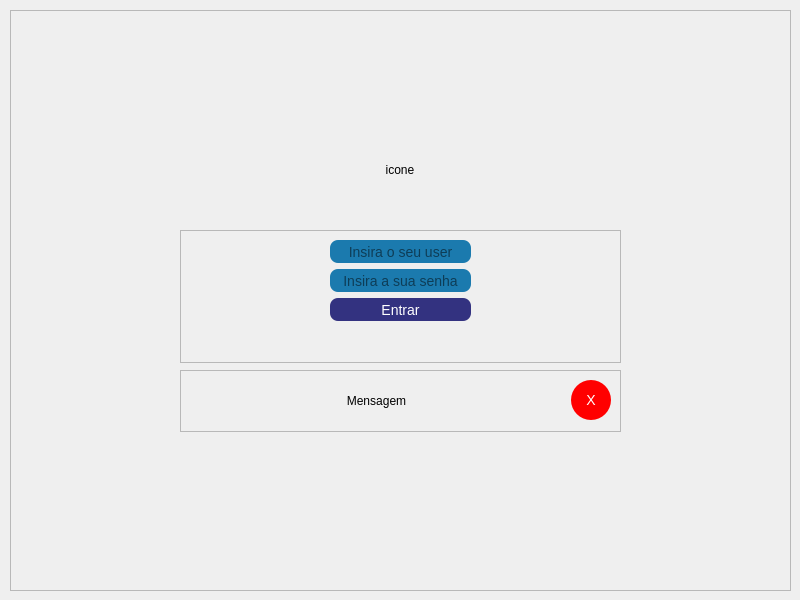
     <widget class="QWidget" name="page_sistema_login">
      <widget class="QFrame" name="frame_login_principal">
       <property name="geometry">
        <rect>
         <x>10</x>
         <y>10</y>
         <width>781</width>
         <height>581</height>
        </rect>
       </property>
       <property name="frameShape">
        <enum>QFrame::StyledPanel</enum>
       </property>
       <property name="frameShadow">
        <enum>QFrame::Raised</enum>
       </property>
       <widget class="QFrame" name="frame_login_secundario">
        <property name="geometry">
         <rect>
          <x>170</x>
          <y>220</y>
          <width>441</width>
          <height>133</height>
         </rect>
        </property>
        <property name="styleSheet">
         <string notr="true">QPushButton {
	font-family: 'Candara', Arial, sans-serif;
	font-size: 14px;
	background-color: rgb(51, 50, 128);
	border-radius: 8px;
	height: 23px;
	color: rgb(255, 255, 255);
}
QLineEdit {
	font-family: 'Candara', Arial, sans-serif;
	font-size: 14px;
	background-color: rgb(27, 122, 174);
	border-radius: 8px;
	height: 23px;
}</string>
        </property>
        <property name="frameShape">
         <enum>QFrame::StyledPanel</enum>
        </property>
        <property name="frameShadow">
         <enum>QFrame::Raised</enum>
        </property>
        <layout class="QGridLayout" name="gridLayout_7">
         <item row="0" column="2">
          <spacer name="horizontalSpacer_2">
           <property name="orientation">
            <enum>Qt::Horizontal</enum>
           </property>
           <property name="sizeHint" stdset="0">
            <size>
             <width>40</width>
             <height>20</height>
            </size>
           </property>
          </spacer>
         </item>
         <item row="0" column="1">
          <widget class="QLineEdit" name="lineEdit_login_usuario">
           <property name="alignment">
            <set>Qt::AlignCenter</set>
           </property>
           <property name="placeholderText">
            <string>Insira o seu user</string>
           </property>
          </widget>
         </item>
         <item row="1" column="1">
          <widget class="QLineEdit" name="lineEdit_login_senha">
           <property name="echoMode">
            <enum>QLineEdit::Password</enum>
           </property>
           <property name="alignment">
            <set>Qt::AlignCenter</set>
           </property>
           <property name="placeholderText">
            <string>Insira a sua senha</string>
           </property>
          </widget>
         </item>
         <item row="0" column="0">
          <spacer name="horizontalSpacer">
           <property name="orientation">
            <enum>Qt::Horizontal</enum>
           </property>
           <property name="sizeHint" stdset="0">
            <size>
             <width>40</width>
             <height>20</height>
            </size>
           </property>
          </spacer>
         </item>
         <item row="2" column="1">
          <widget class="QPushButton" name="pushButton_login_entrar">
           <property name="text">
            <string>Entrar</string>
           </property>
          </widget>
         </item>
         <item row="3" column="1">
          <spacer name="verticalSpacer_7">
           <property name="orientation">
            <enum>Qt::Vertical</enum>
           </property>
           <property name="sizeHint" stdset="0">
            <size>
             <width>20</width>
             <height>40</height>
            </size>
           </property>
          </spacer>
         </item>
        </layout>
       </widget>
       <widget class="QLabel" name="label_login_icone">
        <property name="geometry">
         <rect>
          <x>340</x>
          <y>110</y>
          <width>100</width>
          <height>100</height>
         </rect>
        </property>
        <property name="styleSheet">
         <string notr="true"/>
        </property>
        <property name="text">
         <string>icone</string>
        </property>
        <property name="alignment">
         <set>Qt::AlignCenter</set>
        </property>
       </widget>
       <widget class="QFrame" name="frame_login_msg">
        <property name="geometry">
         <rect>
          <x>170</x>
          <y>360</y>
          <width>441</width>
          <height>62</height>
         </rect>
        </property>
        <property name="styleSheet">
         <string notr="true">QLabel {
	border-radius: 2px;
}</string>
        </property>
        <property name="frameShape">
         <enum>QFrame::StyledPanel</enum>
        </property>
        <property name="frameShadow">
         <enum>QFrame::Raised</enum>
        </property>
        <widget class="QLabel" name="label_login_msg">
         <property name="geometry">
          <rect>
           <x>10</x>
           <y>10</y>
           <width>373</width>
           <height>41</height>
          </rect>
         </property>
         <property name="text">
          <string>Mensagem</string>
         </property>
         <property name="alignment">
          <set>Qt::AlignCenter</set>
         </property>
        </widget>
        <widget class="QPushButton" name="pushButton_login_fechar_msg">
         <property name="geometry">
          <rect>
           <x>391</x>
           <y>10</y>
           <width>40</width>
           <height>40</height>
          </rect>
         </property>
         <property name="styleSheet">
          <string notr="true">QPushButton{
	background-color: rgb(255, 0, 0);
	border-radius: 20px;
	font-size: 14px;
	color: white;
}</string>
         </property>
         <property name="text">
          <string>X</string>
         </property>
        </widget>
       </widget>
      </widget>
     </widget>
